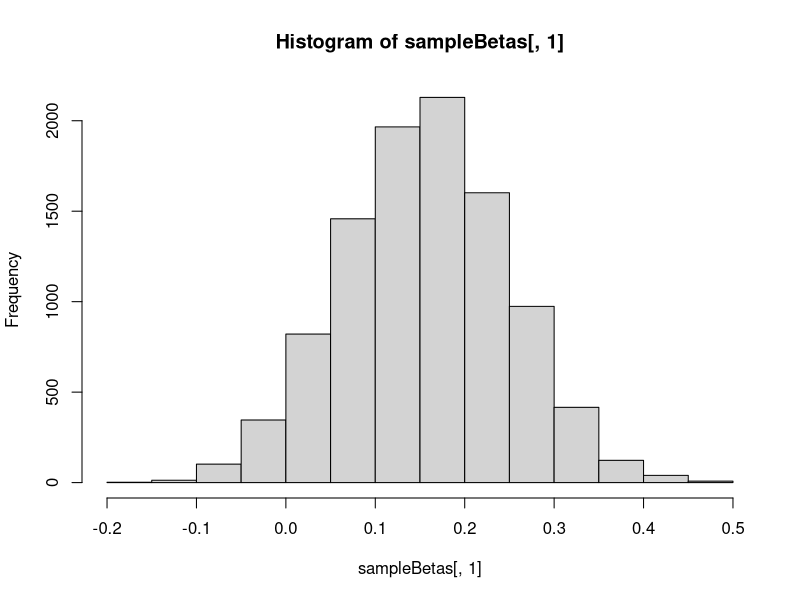
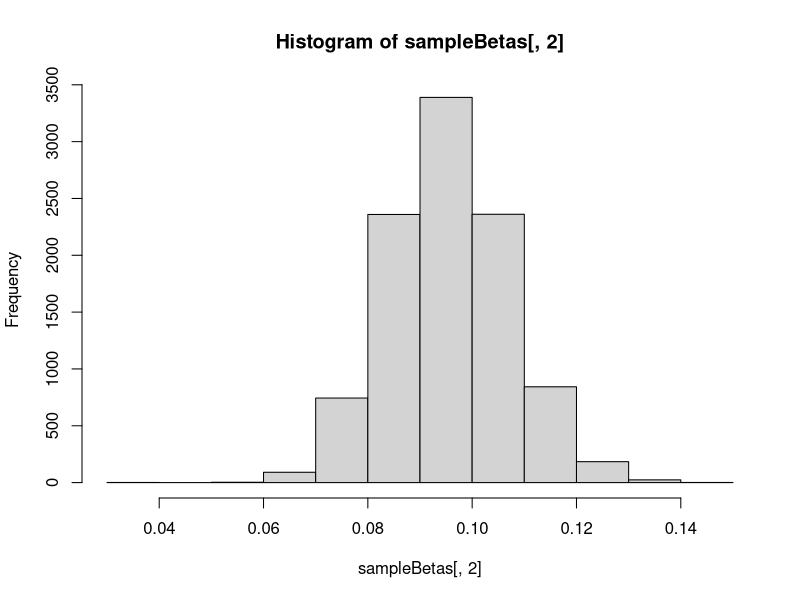
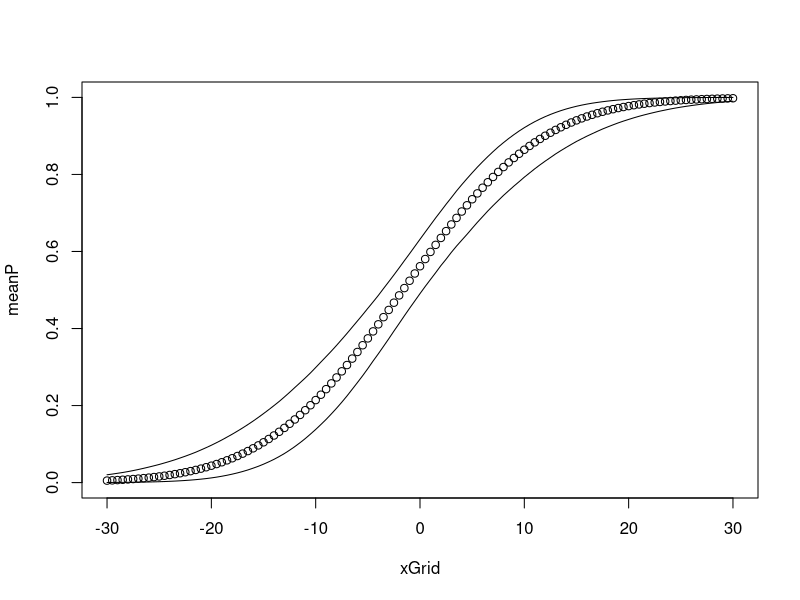
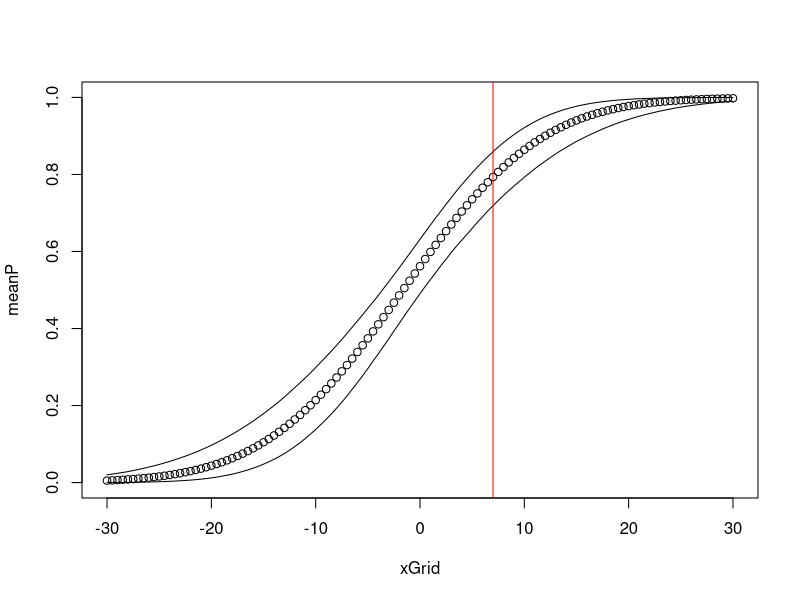
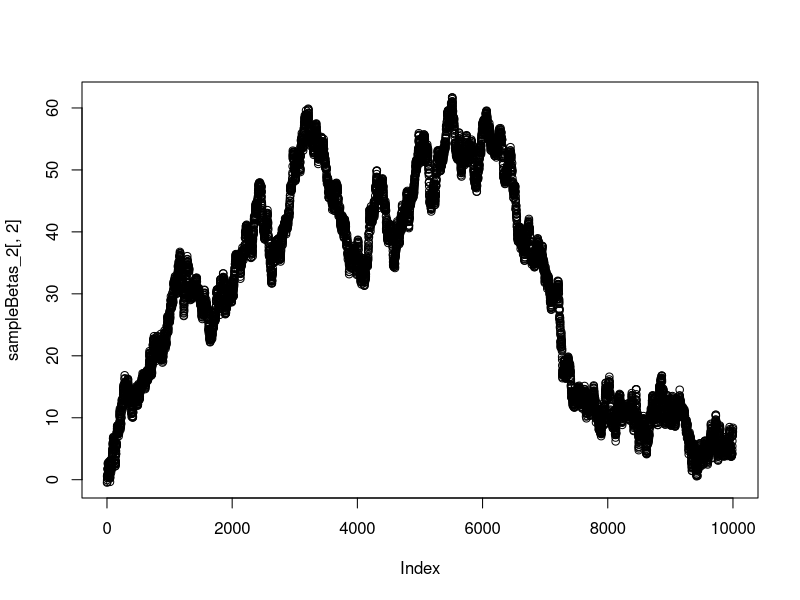
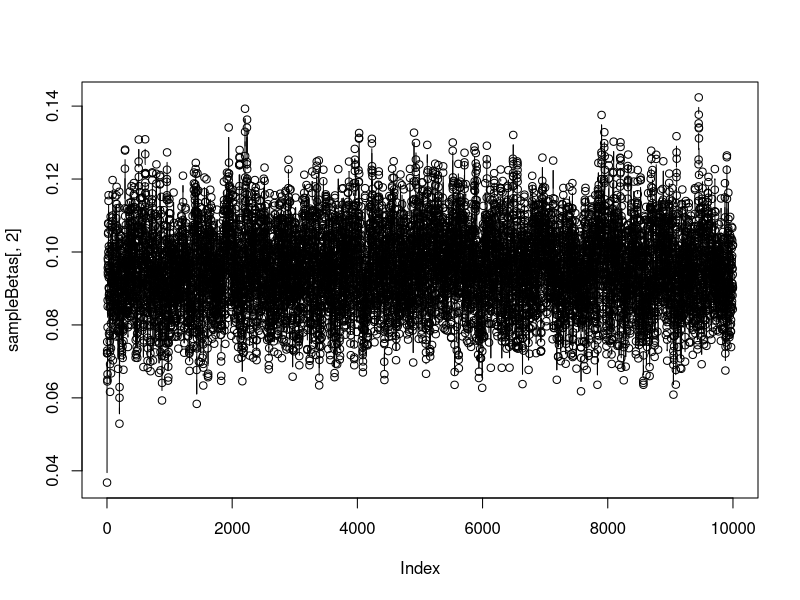

Write the R code that produced these figures, in order.
## ---- chunk 1
knitr::opts_chunk$set(echo = TRUE)
## ---- chunk 2
# Import Libraries 
library(tidyverse)
## ---- chunk 3
# Load in data 
footballdata <- read.table("NFL2010_pres5.txt", head = T, sep = ",")
## ---- chunk 4
modeldata <- footballdata %>%
  mutate(response1 = case_when(
    Home.win == "home win" ~ 1,
    Home.win == "road win" ~ 0
  ))
## ---- chunk 5
# initialize parameters 
x = modeldata$Halftime.H.R
X = cbind(1,x) # covariate matrix 
y = modeldata$response1
theta = 0*y
V = solve(t(X)%*%{X})
rtV = t(chol(V)) 
nsim = 10000

# when y is zero want thetas negative
theta[y == 0] = qnorm(runif(sum(y==0), 0, 0.5))
# when y is 1 want thetas positives
theta[y == 1] = qnorm(runif(sum(y==1), 0.5, 1))

# will store the beta values 
sampleBetas = matrix(0,ncol = 2, nrow = nsim)

# for nsim iterations 
for (i in 1:nsim) {
  # sample each parameter from its conditional dist
  # for beta 
  Betahat = V%*%t(X)%*%theta
  Beta = Betahat+rtV%*%rnorm(2) # taking V ^1/2 times Z is distributed as N(0,V)
  # for theta 
  mu = X%*%Beta
  z = 0*mu
  # apply inverse CDF to a random unif resulting in a random value, restricting 
  # the uniform range restricts range of the resulting variable 
  z[y==0] = qnorm(runif(sum(y==0), 0,pnorm(-mu[y==0])))
  z[y==1] = qnorm(runif(sum(y==1),pnorm(-mu[y==1]),1))
  theta = mu + z
  # add sample betas to matrix
  sampleBetas[i,] = Beta # putting the values of betas in the i'th row of the matrix 
}

sampleBetas
## ---- chunk 6
# histogram of output
hist(sampleBetas[,1])
hist(sampleBetas[,2])
## ---- chunk 7
# getting the means for both Beta 0 and Beta 1
apply(sampleBetas, 2, mean)
## ---- chunk 8
probit_model <- glm(response1 ~ Halftime.H.R, data = modeldata, family = "binomial"(link = "probit"))
summary(probit_model)
## ---- chunk 9
xGrid = seq(-30,30,0.5)
probMap = matrix(0, ncol = length(xGrid), nrow = nsim)

for (i in 1:nsim){
  for (j in 1:length(xGrid)){
      # regression line with the estimates 
      mu = sampleBetas[i,1] + xGrid[j]*sampleBetas[i,2]
      probMap[i,j] = pnorm(mu) 
  }
}

# get the lower 5 percent of samples
lower025 = apply(probMap, 2, quantile, 0.025)
# get the upper 5 percent of values 
upper975 = apply(probMap, 2, quantile, 0.975)


meanP = apply(probMap, 2, mean)

plot(xGrid, meanP, ylim = c(0,1))
lines(xGrid, lower025)
lines(xGrid, upper975)
## ---- chunk 10
lower_bound = lower025[75]
upper_bound = upper975[75]
lower_bound
upper_bound

plot(xGrid, meanP, ylim = c(0,1))
lines(xGrid, lower025)
lines(xGrid, upper975)
abline(v = 7, col = "red")
## ---- chunk 11
# initialize parameters 
x_2 = c(-2,-1,0,1,2)
X_2 = cbind(1,x_2) # m by 2 covariate matrix 
y_2 = c(0,0,0,1,1)
theta_2 = 0*y_2
V_2 = solve(t(X_2)%*%{X_2})
rtV_2 = t(chol(V_2)) 
nsim_2 = 10000

# when y is zero want thetas negative
theta_2[y_2 == 0] = qnorm(runif(sum(y_2==0), 0, 0.5))
# when y is 1 want thetas positives
theta_2[y_2 == 1] = qnorm(runif(sum(y_2==1), 0.5, 1))

# will store the beta values 
sampleBetas_2 = matrix(0,ncol = 2, nrow = nsim_2)

# for 100 iterations 
for (i in 1:nsim_2) {
  # sample each parameter from its conditional dist
  # for beta 
  Betahat_2 = V_2%*%t(X_2)%*%theta_2
  Beta_2 = Betahat_2+rtV_2%*%rnorm(2) # taking V ^1/2 times Z is distributed as N(0,V)
  # for theta 
  mu_2 = X_2%*%Beta_2
  z_2 = 0*mu_2
  z_2[y_2==0] = qnorm(runif(sum(y_2==0), 0,pnorm(-mu_2[y_2==0])))
  z_2[y_2==1] = qnorm(runif(sum(y_2==1),pnorm(-mu_2[y_2==1]),1))
  theta_2 = mu_2 + z_2
  # add sample betas to matrix
  sampleBetas_2[i,] = Beta_2 # putting the values of betas in the i'th row of the matrix 
}

# beta 1 values plotted against iteration number for both separated and NFL
plot(sampleBetas_2[,2], type = 'b')
plot(sampleBetas[,2], type = 'b')
